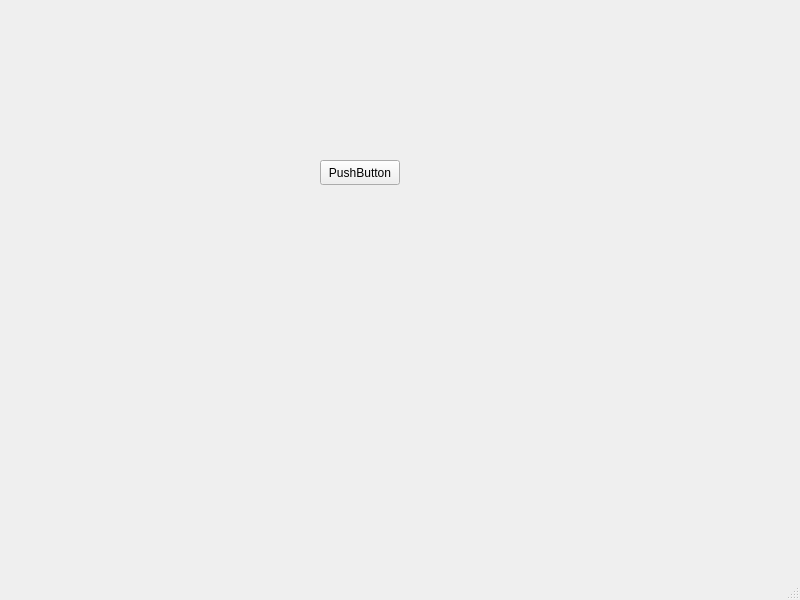
<?xml version="1.0" encoding="UTF-8"?>
<ui version="4.0">
 <class>MainWindow</class>
 <widget class="QMainWindow" name="MainWindow">
  <property name="geometry">
   <rect>
    <x>0</x>
    <y>0</y>
    <width>800</width>
    <height>600</height>
   </rect>
  </property>
  <property name="windowTitle">
   <string>MainWindow</string>
  </property>
  <widget class="QWidget" name="centralwidget">
   <widget class="QPushButton" name="pushButton">
    <property name="geometry">
     <rect>
      <x>320</x>
      <y>160</y>
      <width>80</width>
      <height>25</height>
     </rect>
    </property>
    <property name="text">
     <string>PushButton</string>
    </property>
   </widget>
  </widget>
  <widget class="QMenuBar" name="menubar">
   <property name="geometry">
    <rect>
     <x>0</x>
     <y>0</y>
     <width>800</width>
     <height>20</height>
    </rect>
   </property>
  </widget>
  <widget class="QStatusBar" name="statusbar"/>
 </widget>
 <resources/>
 <connections/>
</ui>
